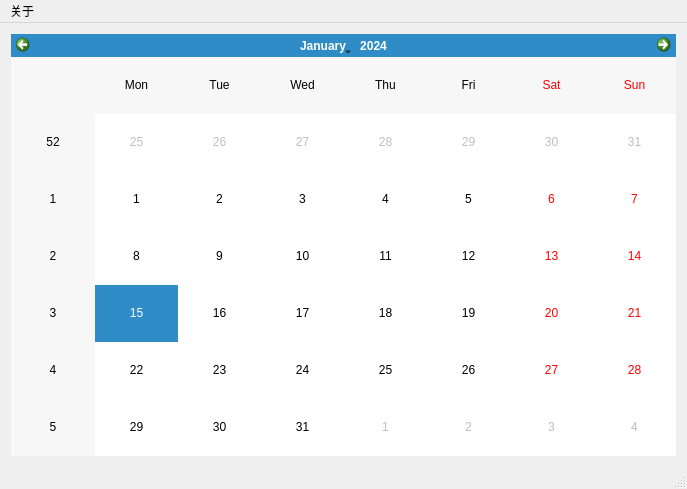
<?xml version="1.0" encoding="UTF-8"?>
<ui version="4.0">
 <class>VlyfCalendar</class>
 <widget class="QMainWindow" name="VlyfCalendar">
  <property name="geometry">
   <rect>
    <x>0</x>
    <y>0</y>
    <width>687</width>
    <height>489</height>
   </rect>
  </property>
  <property name="windowTitle">
   <string>VlyfCalendar</string>
  </property>
  <widget class="QWidget" name="centralWidget">
   <layout class="QVBoxLayout" name="verticalLayout">
    <item>
     <widget class="QCalendarWidget" name="calendarWidget"/>
    </item>
   </layout>
  </widget>
  <widget class="QMenuBar" name="menuBar">
   <property name="geometry">
    <rect>
     <x>0</x>
     <y>0</y>
     <width>687</width>
     <height>26</height>
    </rect>
   </property>
   <widget class="QMenu" name="menu">
    <property name="title">
     <string>关于</string>
    </property>
    <addaction name="actionAbout"/>
   </widget>
   <addaction name="menu"/>
  </widget>
  <widget class="QStatusBar" name="statusBar"/>
  <action name="actionAbout">
   <property name="text">
    <string>关于</string>
   </property>
  </action>
 </widget>
 <layoutdefault spacing="6" margin="11"/>
 <resources/>
 <connections/>
</ui>
